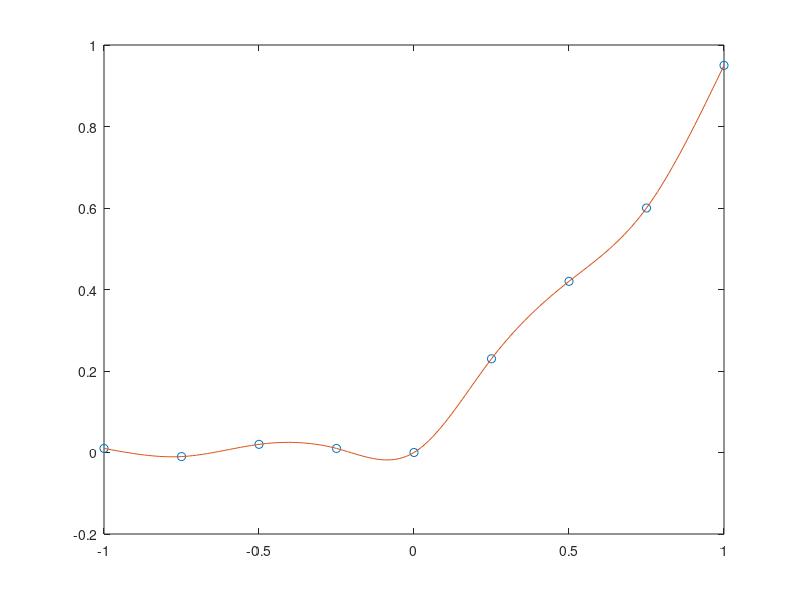

This chart was generated by the following MATLAB code:
X = [-1 -0.75 -0.5 -0.25 0 0.25 0.5 0.75 1];
Y = [0.01 -0.01 0.02 0.01 0 0.23 0.42 0.6 0.95];

    N=length(X);
    h=(X(N)-X(1))/(N-1)

    for w=1:N-2
        for k=1:N-2
            if (w==k+1 || w==k-1) 
                M(w,k) = 1;
            end
                if (w==k) M(w,k) = 4; 
            end
        end
    end

    for i=1:N-2
        z(i)=(6/h^2)*(Y(i+2)-2*Y(i+1)+Y(i));
    end
    w=M\z';

    sigma=[0;w;0];

    for i=1:N-1
        a(i)=(sigma(i+1)-sigma(i))/(6*h);
        b(i)=sigma(i)/2;
        c(i)=(Y(i+1)-Y(i))/h-h/6*(2*sigma(i)+sigma(i+1));
        d(i)=Y(i);
    end

    r = 21;
    hh = h/r; %size of subinterval

    x=X(1):hh:X(N);
    
    s=[];
    for i=1:N-1
        for j=r*(i-1)+1:r*i
            s(j)=a(i)*(x(j)-X(i))^3+b(i)*(x(j)-X(i))^2 +c(i)*(x(j)-X(i))+d(i);
        end
    end
    s(r*(N-1)+1)=Y(N);
    grid on
    plot(X,Y,'o')
    hold on
    plot(x,s)
    hold off